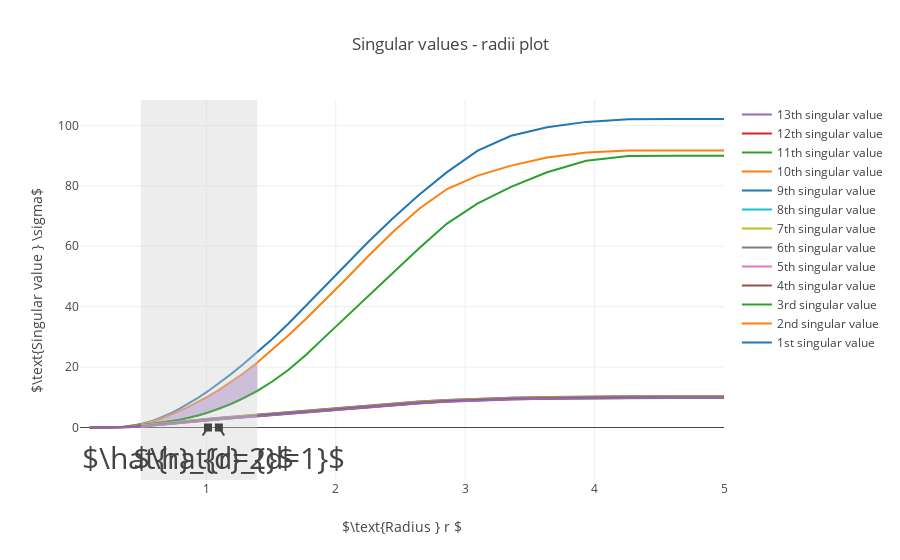

The notebook cell this image was saved under:
### Markdown cell above
### Averaged singular values with different radii

Plot the averaged singular values with different radii. The gray shaded area is the continous range in which the largest singular gap is the second, (local structure has dimension equals 2). And the purple shaded area denotes the second singular gap.

By hovering the line on this plot, you can see the value of the singular gap.

### Code cell
from rad_est_utils import plot_singular_values_versus_radius, generate_layouts

t_avg_singular = plot_singular_values_versus_radius(singular_values, rad_search_space, start_idx, end_idx)
l_avg_singular = generate_layouts(start_idx, end_idx, est_rad_dim1, est_rad_dim2, rad_search_space)
f_avg_singular = go.Figure(data=t_avg_singular,layout=l_avg_singular)
iplot(f_avg_singular)
